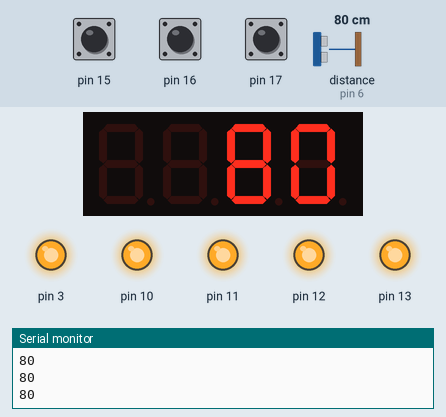
Bench run of a sketch on a simulated Arduino Uno, built with avr-gcc and run on an emulated ATmega328P. On the bench: 4-digit seven-segment display, output pins drawn as LEDs (lit = HIGH), the last lines printed to the serial monitor. The inputs (shaded band) are chosen by the test bench; at power-on: distance to the obstacle (sensor on pin 6) 80 cm, pin 15 HIGH, pin 16 HIGH, pin 17 HIGH. The echo pulse lasts 58.3 µs per cm.

Above: at 1.2 s.
1.3 s: distance to the obstacle (sensor on pin 6) set to 2 cm
At 2.5 s:
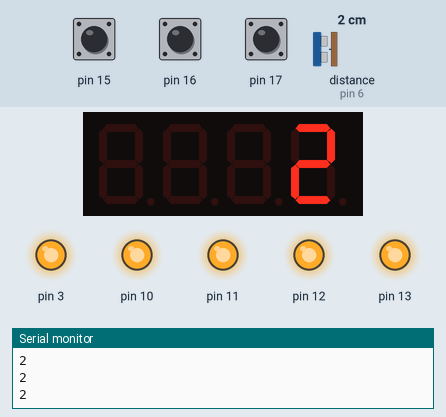
2.8 s: distance to the obstacle (sensor on pin 6) set to 4 cm
At 3.7 s:
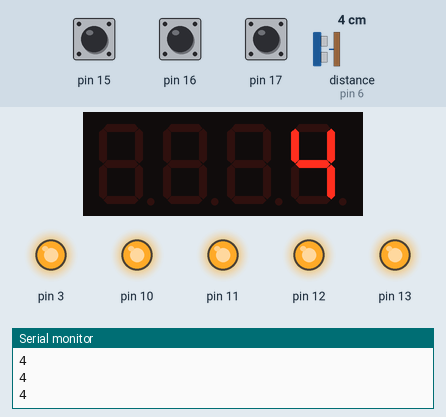
4.3 s: distance to the obstacle (sensor on pin 6) set to 9 cm
At 5.2 s:
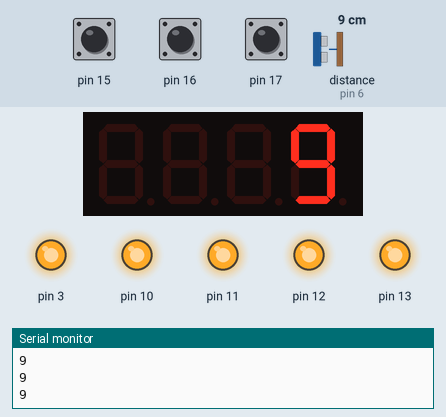
Timing chart, 0 to 7.3 s (numbered marks = the images above; inputs shaded):
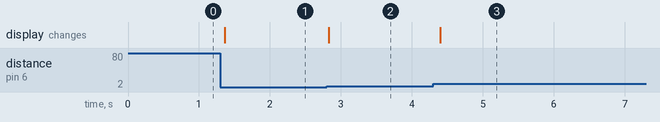

The sketch:

MFS_Dist_Test.ino
```cpp
#include <MultiFuncShield.h>

const int TrigPin = 5;
const int EchoPin = 6;

void setup() {
 // put your setup code here, to run once:
  Serial.begin(9600);
  pinMode(TrigPin, OUTPUT);
  pinMode(EchoPin, INPUT);

  MFS.initialize(); // initialize multi-function shield library

 // initialize with low pass filter: SMOOTHING_NONE, SMOOTHING_MODERATE or SMOOTHING_STRONG
  MFS.initSonar(SMOOTHING_MODERATE);
}
void loop() {
 // put your main code here, to run repeatedly:
  MFS.write((int)MFS.getSonarDataCm(TrigPin, EchoPin));

  Serial.println((int)MFS.getSonarDataCm(TrigPin, EchoPin));

  delay(100);
}
```

Measured:
- after the input at 1.3 s, the display: changes after 0.06 s (image 1)
- after the input at 2.8 s, the display: changes at once (image 2)
- after the input at 4.3 s, the display: changes after 0.10 s (image 3)
